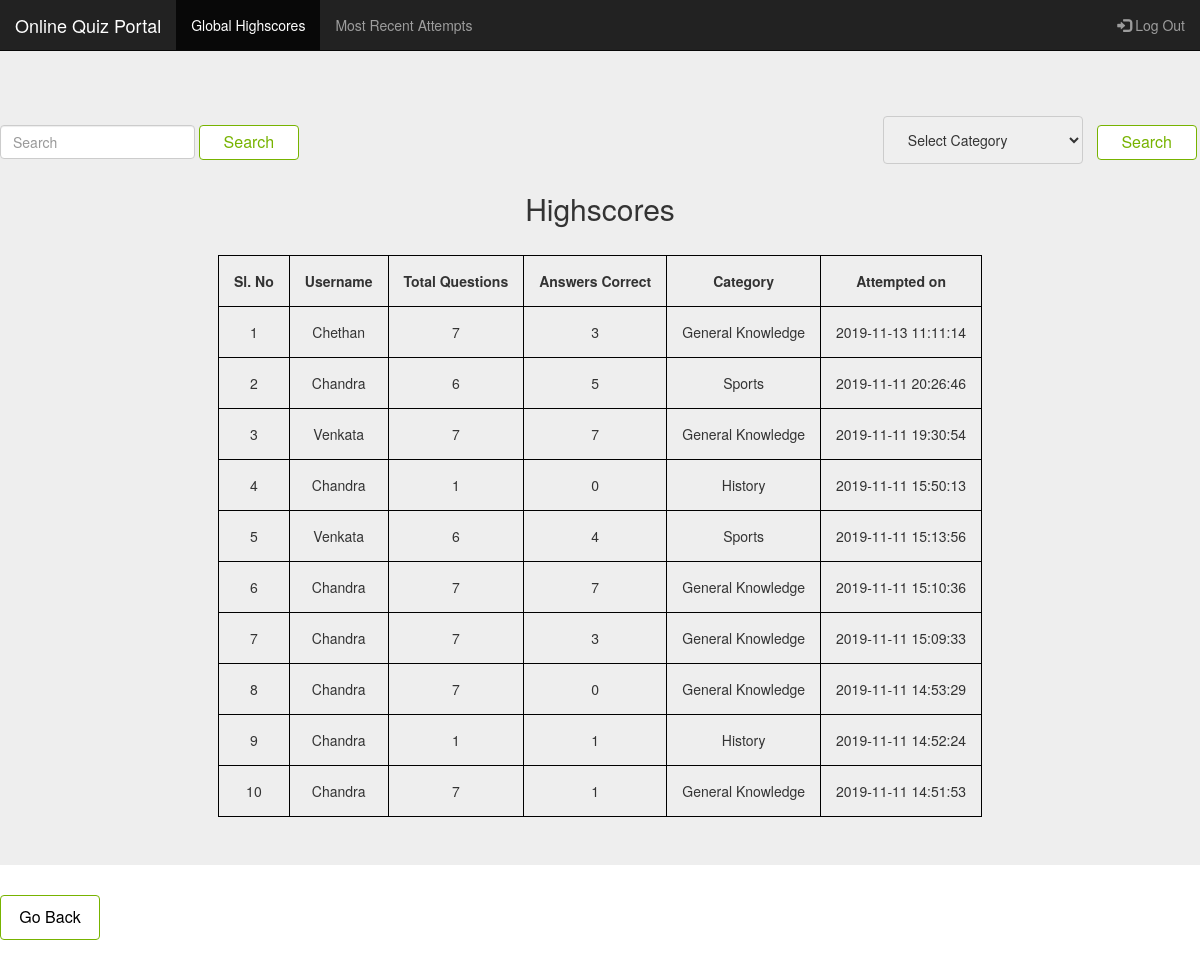
Screenshot of /highscore.php with the database file from the repository.
### tables this page shows
CREATE TABLE `highscore` (
  `Uid` int(11) NOT NULL,
  `uname` varchar(250) NOT NULL,
  `tques` int(11) NOT NULL,
  `acorrect` int(11) NOT NULL,
  `cid` int(11) NOT NULL,
  `attemptedon` datetime NOT NULL
);

CREATE TABLE `categories` (
  `cid` int(11) NOT NULL,
  `cat_name` varchar(250) NOT NULL
);

### highscore.php (the view, shortened to what this page needs)
<?php $con = mysqli_connect('localhost', 'root', '', 'multi_login'); ?>
<!DOCTYPE html>
<html lang="en" dir="ltr">
  <head>
    <link rel="stylesheet" href="https://maxcdn.bootstrapcdn.com/bootstrap/3.4.0/css/bootstrap.min.css">
  </head>
  <body>
    <nav class="navbar navbar-inverse navbar-fixed-top">
      <div class="container-fluid">
        <div class="navbar-header">
          <a class="navbar-brand" href="index.php">Online Quiz Portal</a>
        </div>
        <ul class="nav navbar-nav">
          <li class="active"><a href="highscore.php">Global Highscores</a></li>
          <li><a href="recent.php">Most Recent Attempts</a></li>
        </ul>
        <ul class="nav navbar-nav navbar-right">
          <li><a href="mainpage.php?logout='1'"><span class="glyphicon glyphicon-log-in"></span> Log Out</a></li>
        </ul>
      </div>
    </nav>
    <div class="jumbotron">
      <br><br><br>
      <form class="form-inline" action="highscore.php" method="post">
        <input class="form-control mr-sm-2" type="search" placeholder="Search" aria-label="Search" name="sname">
        <button class="btn btn-outline-success" type="submit" name="search">Search</button>
        <select id="catid" name="catid" style="position: relative; left: 580px">
          <option value="">Select Category</option>
        </select>
        <button class="btn btn-outline-success" type="submit" name="catsearch" style="position: relative; left:590px">Search</button>
      </form>
      <h2 class="text-center">Highscores</h2>
      <br>
      <center><table>
        <tr>
          <th>Sl. No</th>
          <th>Username</th>
          <th>Total Questions</th>
          <th>Answers Correct</th>
          <th>Category</th>
          <th>Attempted on</th>
        </tr>
        <?php
          $query = "TRUNCATE TABLE highscore";
          mysqli_query($con, $query);
          $sql = "SELECT * FROM highscore";
          $result = $con -> query($sql);
          $i = 0;
          if ($result -> num_rows > 0) {
            while (($row = $result -> fetch_assoc()) && ($i < 10)) {
              $ct = $row["cid"];
              $query = "SELECT cat_name, cid FROM categories WHERE cid='$ct'";
              $cat = $con -> query($query);
              $cname = $cat -> fetch_assoc();
              echo "<tr><td>" . $row["Uid"] . "</td><td>" . $row["uname"] . "</td><td>" . $row["tques"] . "</td><td>" . $row["acorrect"] . "</td><td>" . $cname['cat_name'] . "</td><td>" . $row['attemptedon'] . "</td></tr>";
              $i ++;
            }
            echo "</table>";
          }
          else {
            echo "0 result";
          }
        ?>
    </div>
    <a href="index.php"><button type="button" name="goBack" class="btn btn-outline-secondary">Go Back</button></a>
    <br><br><br>
  </body>
</html>

### highscore.php (style rules this page uses)
table, th, td { border: 1px solid black; border-collapse: collapse; text-align: center; padding: 15px; }
.btn-outline-secondary { background: #fff; color: #000; border-color: #77B300; padding: 10px; width: 100px; font-size: 16px; }
.btn-outline-success { background: #fff; color: #77b300; border-color: #77B300; padding: 5px; width: 100px; font-size: 16px; }
input[type=text], select { width: 200px; padding: 12px 20px; margin: 8px 0; display: inline-block; border: 1px solid #ccc; border-radius: 4px; box-sizing: border-box; }

### rows the page displays
highscore: Uid "1", uname "Chethan", tques "7", acorrect "3", cid.cat_name "General Knowledge", attemptedon "2019-11-13 11:11:14"
highscore: Uid "2", uname "Chandra", tques "6", acorrect "5", cid.cat_name "Sports", attemptedon "2019-11-11 20:26:46"
highscore: Uid "3", uname "Venkata", tques "7", acorrect "7", cid.cat_name "General Knowledge", attemptedon "2019-11-11 19:30:54"
highscore: Uid "4", uname "Chandra", tques "1", acorrect "0", cid.cat_name "History", attemptedon "2019-11-11 15:50:13"
highscore: Uid "5", uname "Venkata", tques "6", acorrect "4", cid.cat_name "Sports", attemptedon "2019-11-11 15:13:56"
highscore: Uid "6", uname "Chandra", tques "7", acorrect "7", cid.cat_name "General Knowledge", attemptedon "2019-11-11 15:10:36"
highscore: Uid "7", uname "Chandra", tques "7", acorrect "3", cid.cat_name "General Knowledge", attemptedon "2019-11-11 15:09:33"
highscore: Uid "8", uname "Chandra", tques "7", acorrect "0", cid.cat_name "General Knowledge", attemptedon "2019-11-11 14:53:29"
highscore: Uid "9", uname "Chandra", tques "1", acorrect "1", cid.cat_name "History", attemptedon "2019-11-11 14:52:24"
highscore: Uid "10", uname "Chandra", tques "7", acorrect "1", cid.cat_name "General Knowledge", attemptedon "2019-11-11 14:51:53"
